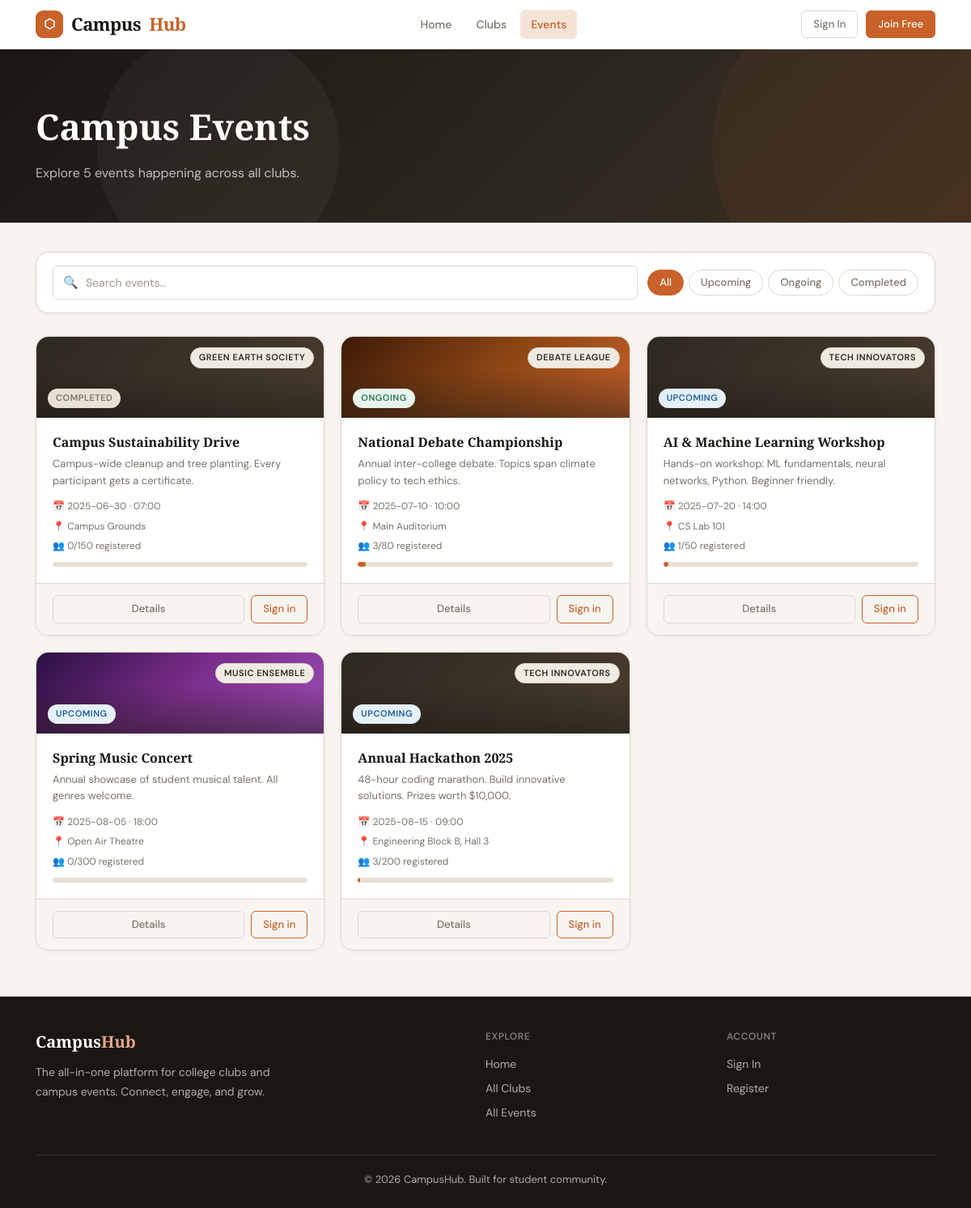
The app's page /events with its own data.
### tables this page shows
CREATE TABLE events (
    id               INTEGER PRIMARY KEY AUTOINCREMENT,
    club_id          INTEGER NOT NULL REFERENCES clubs(id) ON DELETE CASCADE,
    title            TEXT    NOT NULL,
    description      TEXT    NOT NULL,
    event_date       TEXT    NOT NULL,   -- ISO date: YYYY-MM-DD
    event_time       TEXT    NOT NULL,   -- HH:MM
    end_date         TEXT,               -- ISO date
    venue            TEXT    NOT NULL,
    max_participants INTEGER NOT NULL DEFAULT 50,
    status           TEXT    NOT NULL DEFAULT 'upcoming'
                               CHECK(status IN ('upcoming','ongoing','completed')),
    category         TEXT,
    image_url        TEXT,
    created_at       DATETIME NOT NULL DEFAULT CURRENT_TIMESTAMP
);

CREATE TABLE clubs (
    id          INTEGER PRIMARY KEY AUTOINCREMENT,
    name        TEXT    NOT NULL UNIQUE,
    category    TEXT    NOT NULL,
    description TEXT    NOT NULL,
    admin_id    INTEGER REFERENCES users(id) ON DELETE SET NULL,
    status      TEXT    NOT NULL DEFAULT 'pending'
                          CHECK(status IN ('pending','approved','rejected')),
    logo_url    TEXT,
    created_at  DATETIME NOT NULL DEFAULT CURRENT_TIMESTAMP
);

### app.py (the view)
@app.route('/events')
def events():
    db = get_db()
    status = request.args.get('status', '')
    search = request.args.get('q', '')
    query  = """SELECT e.*, c.name AS club_name, c.category,
                (SELECT COUNT(*) FROM registrations r WHERE r.event_id = e.id) AS reg_count
                FROM events e JOIN clubs c ON e.club_id = c.id
                WHERE c.status = 'approved'"""
    params = []
    if status:
        query += " AND e.status = ?"; params.append(status)
    if search:
        query += " AND (e.title LIKE ? OR e.description LIKE ?)"; params += [f'%{search}%', f'%{search}%']
    query += " ORDER BY e.event_date ASC"
    event_list = db.execute(query, params).fetchall()
    return render_template('events.html', events=event_list, selected_status=status, search=search)

### app.py (called while the page is built)
def get_db():
    if 'db' not in g:
        g.db = sqlite3.connect(
            app.config['DATABASE'],
            detect_types=sqlite3.PARSE_DECLTYPES
        )
        g.db.row_factory = sqlite3.Row  # rows behave like dicts
        g.db.execute("PRAGMA foreign_keys = ON")
    return g.db

@app.context_processor
def inject_user():
    user = None
    if 'user_id' in session:
        db = get_db()
        row = db.execute("SELECT * FROM users WHERE id = ?", (session['user_id'],)).fetchone()
        if row:
            user = dict(row)
    return dict(current_user=user)

### templates/events.html (shortened to what this page needs)
{% extends "base.html" %}
{% block content %}
<div class="page-hero">
  <div class="container page-hero-inner">
    <h1>Campus Events</h1>
    <p>Explore {{ events|length }} events happening across all clubs.</p>
  </div>
</div>
<div class="container" style="padding-top:36px;padding-bottom:56px;">
  <div class="filter-bar">
    <form method="GET" action="{{ url_for('events') }}" style="display:contents;">
      <div class="input-icon-wrap" style="flex:1;min-width:200px;">
        <span class="icon">🔍</span>
        <input type="text" name="q" class="form-control" placeholder="Search events…"
          value="{{ search }}" style="margin-bottom:0;" />
      </div>
      <div class="filter-chips">
        <a href="{{ url_for('events') }}"                    class="filter-chip {{ 'active' if not selected_status }}">All</a>
        <a href="{{ url_for('events', status='upcoming') }}" class="filter-chip {{ 'active' if selected_status == 'upcoming' }}">Upcoming</a>
        <a href="{{ url_for('events', status='ongoing') }}"  class="filter-chip {{ 'active' if selected_status == 'ongoing' }}">Ongoing</a>
        <a href="{{ url_for('events', status='completed') }}"class="filter-chip {{ 'active' if selected_status == 'completed' }}">Completed</a>
      </div>
    </form>
  </div>
  {% if events %}
  <div class="grid-auto">
    {% for event in events %}
    <div class="card card-hover event-card fade-in">
      <div class="card-cover {{ event.category|lower if event.category else '' }}">
        <div style="position:absolute;bottom:12px;left:14px;z-index:2;">
          <span class="badge badge-{{ event.status }}">{{ event.status|capitalize }}</span>
        </div>
        <div style="position:absolute;top:12px;right:12px;z-index:2;">
          <span class="badge badge-cat">{{ event.club_name }}</span>
        </div>
      </div>
      <div class="card-body">
        <h3 class="card-title">{{ event.title }}</h3>
        <p class="card-excerpt">{{ event.description }}</p>
        <div style="display:flex;flex-direction:column;gap:5px;margin-top:12px;font-size:12px;color:var(--muted);">
          <span>📅 {{ event.event_date }} · {{ event.event_time }}</span>
          <span>📍 {{ event.venue }}</span>
          <span>👥 {{ event.reg_count }}/{{ event.max_participants }} registered</span>
        </div>
        {% set pct = (event.reg_count / event.max_participants * 100)|int %}
        <div style="margin-top:10px;">
          <div class="progress-bar-wrap" data-progress="{{ pct }}">
            <div class="progress-bar-fill" style="width:0%"></div>
          </div>
        </div>
      </div>
      <div class="card-footer" style="display:flex;gap:8px;">
        <a href="{{ url_for('event_detail', event_id=event.id) }}" class="btn btn-ghost btn-sm" style="flex:1;justify-content:center;">Details</a>
        {% if current_user and event.status != 'completed' %}
          <form method="POST" action="{{ url_for('register_event', event_id=event.id) }}" class="register-form">
            <button type="submit" class="btn btn-primary btn-sm"
              {% if event.reg_count >= event.max_participants %}disabled{% endif %}>
              Register
            </button>
          </form>
        {% elif not current_user %}
          <a href="{{ url_for('login') }}" class="btn btn-outline btn-sm">Sign in</a>
        {% endif %}
      </div>
    </div>
    {% endfor %}
  </div>
  {% endif %}
</div>
{% endblock %}

### records on screen
events: status "COMPLETED", club_name "GREEN EARTH SOCIETY", title "Campus Sustainability Drive", description "Campus-wide cleanup and tree planting. Every participant gets a certificate.", event_date "2025-06-30", event_time "07:00", venue "Campus Grounds", reg_count "0", max_participants "150"
events: status "ONGOING", club_name "DEBATE LEAGUE", title "National Debate Championship", description "Annual inter-college debate. Topics span climate policy to tech ethics.", event_date "2025-07-10", event_time "10:00", venue "Main Auditorium", reg_count "3", max_participants "80"
events: status "UPCOMING", club_name "TECH INNOVATORS", title "AI & Machine Learning Workshop", description "Hands-on workshop: ML fundamentals, neural networks, Python. Beginner friendly.", event_date "2025-07-20", event_time "14:00", venue "CS Lab 101", reg_count "1", max_participants "50"
events: status "UPCOMING", club_name "MUSIC ENSEMBLE", title "Spring Music Concert", description "Annual showcase of student musical talent. All genres welcome.", event_date "2025-08-05", event_time "18:00", venue "Open Air Theatre", reg_count "0", max_participants "300"
events: status "UPCOMING", club_name "TECH INNOVATORS", title "Annual Hackathon 2025", description "48-hour coding marathon. Build innovative solutions. Prizes worth $10,000.", event_date "2025-08-15", event_time "09:00", venue "Engineering Block B, Hall 3", reg_count "3", max_participants "200"

### other values on screen
{{ events|length }} "5"
